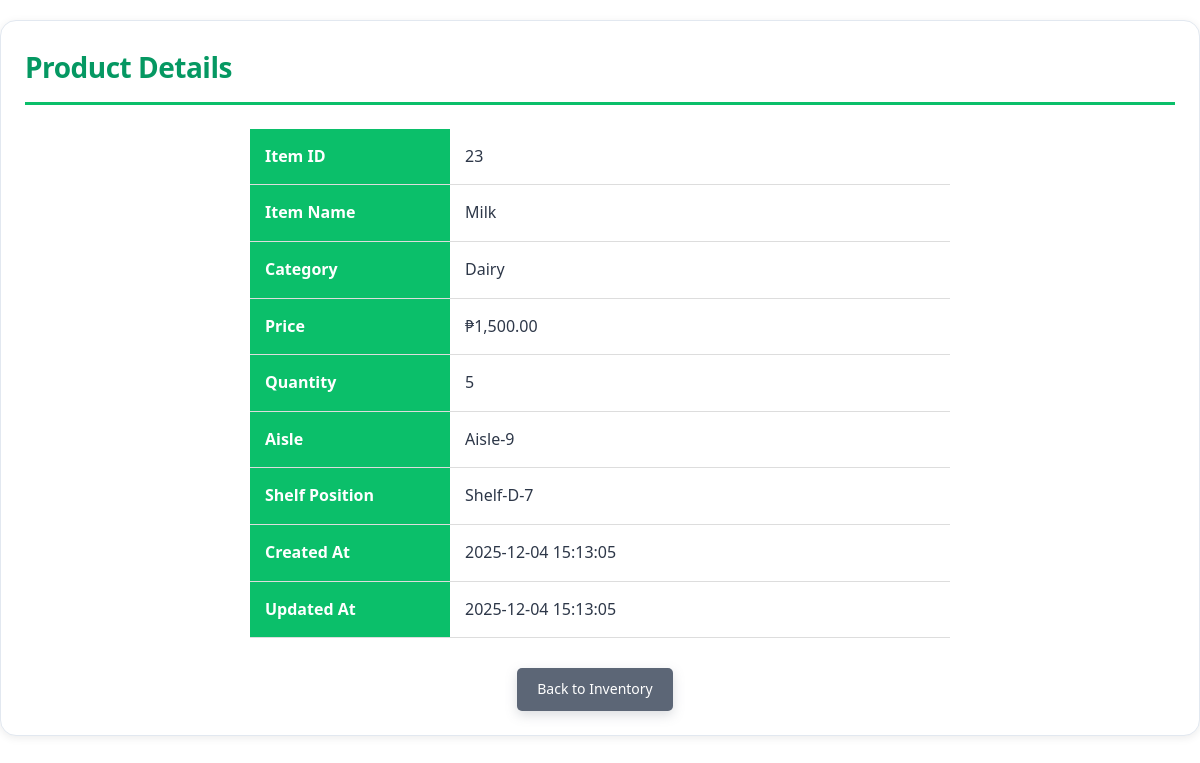
The app's page /view.php?id=23 (signed in) with its own data.
### tables this page shows
CREATE TABLE `items` (
  `item_id` int(11) NOT NULL AUTO_INCREMENT PRIMARY KEY,
  `item_name` varchar(255) NOT NULL,
  `category` varchar(100),
  `price` decimal(10,2) NOT NULL,
  `cost_price` decimal(10,2) NOT NULL DEFAULT 0,
  `quantity` int(11) NOT NULL DEFAULT 0,
  `isles` varchar(100) NOT NULL,
  `shelf_position` varchar(100) NOT NULL,
  `created_at` timestamp NOT NULL DEFAULT current_timestamp(),
  `updated_at` timestamp NOT NULL DEFAULT current_timestamp() ON UPDATE current_timestamp()
);

### view.php (the view, shortened to what this page needs)
<?php
$item_id = $_GET['id'] ?? null;
$conn = getDBConnection();
$stmt = $conn->prepare("SELECT * FROM items WHERE item_id = ?");
$stmt->bind_param("i", $item_id);
$stmt->execute();
$result = $stmt->get_result();
$item = $result->fetch_assoc();
?>
<!DOCTYPE html>
<html lang="en">
<head>
    <link rel="stylesheet" href="style.css">
    <link rel="stylesheet" href="https://cdnjs.cloudflare.com/ajax/libs/font-awesome/6.4.0/css/all.min.css" />
</head>
<body>
    <div class="container">
        <h1>Product Details</h1>
        <div class="view-container">
            <table class="detail-table">
                <tr>
                    <th>Item ID</th>
                    <td><?php echo htmlspecialchars($item['item_id']); ?></td>
                </tr>
                <tr>
                    <th>Item Name</th>
                    <td><?php echo htmlspecialchars($item['item_name']); ?></td>
                </tr>
                <tr>
                    <th>Category</th>
                    <td><?php echo htmlspecialchars($item['category'] ?? 'N/A'); ?></td>
                </tr>
                <tr>
                    <th>Price</th>
                    <td>&#8369;<?php echo number_format($item['price'], 2); ?></td>
                </tr>
                <tr>
                    <th>Quantity</th>
                    <td><?php echo htmlspecialchars($item['quantity']); ?></td>
                </tr>
                <tr>
                    <th>Aisle</th>
                    <td><?php echo htmlspecialchars($item['isles']); ?></td>
                </tr>
                <tr>
                    <th>Shelf Position</th>
                    <td><?php echo htmlspecialchars($item['shelf_position']); ?></td>
                </tr>
                <?php if (isset($item['created_at'])): ?>
                <tr>
                    <th>Created At</th>
                    <td><?php echo date('Y-m-d H:i:s', strtotime($item['created_at'])); ?></td>
                </tr>
                <?php endif; ?>
                <?php if (isset($item['updated_at'])): ?>
                <tr>
                    <th>Updated At</th>
                    <td><?php echo date('Y-m-d H:i:s', strtotime($item['updated_at'])); ?></td>
                </tr>
                <?php endif; ?>
            </table>
            <div class="view-actions">
                <a href="items.php" class="btn btn-secondary">Back to Inventory</a>
            </div>
        </div>
    </div>
</body>
</html>

### style.css (style rules this page uses)
* { margin: 0; padding: 0; box-sizing: border-box; }
:root { --color-primary: #0bbf6a; --color-primary-light: #22d485; --color-primary-dark: #059862; --color-secondary: #5c6676; --color-secondary-dark: #434b5c; --color-accent: #9ce7c4; }
body { font-family: 'Segoe UI', Tahoma, Geneva, Verdana, sans-serif; background: #ffffff; color: #2d3748; line-height: 1.6; min-height: 100vh; }
.container { max-width: 1200px; margin: 20px auto; padding: 24px; background-color: #ffffff; border-radius: 16px; box-shadow: 0 2px 8px rgba(0, 0, 0, 0.08); border: 1px solid #e2e8f0; }
h1 { color: var(--color-primary-dark); margin-bottom: 24px; border-bottom: 3px solid var(--color-primary); padding-bottom: 12px; font-weight: 600; text-transform: none; letter-spacing: -0.5px; font-size: 28px; }
.btn { display: inline-block; padding: 10px 20px; text-decoration: none; border-radius: 5px; border: none; cursor: pointer; font-size: 14px; transition: background-color 0.3s; margin-right: 10px; }
.btn-secondary { background: var(--color-secondary); color: white; font-weight: 500; box-shadow: 0 4px 12px rgba(107, 114, 128, 0.25); transition: all 0.3s ease; }
.view-container { max-width: 700px; margin: 0 auto; }
.detail-table { width: 100%; border-collapse: collapse; margin-bottom: 30px; }
.detail-table th, .detail-table td { padding: 15px; text-align: left; border-bottom: 1px solid #ddd; }
.detail-table th { background: var(--color-primary); color: white; font-weight: 600; width: 200px; }
.view-actions { text-align: center; margin-top: 30px; }

### records on screen
items: item_id "23", item_name "Milk", category "Dairy", price "1,500.00", quantity "5", isles "Aisle-9", shelf_position "Shelf-D-7", created_at "2025-12-04 15:13:05", updated_at "2025-12-04 15:13:05"
